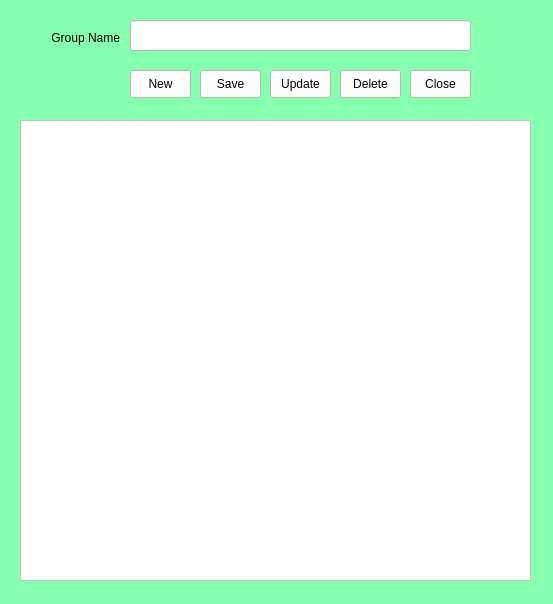
<?xml version="1.0" encoding="UTF-8"?>
<ui version="4.0">
 <class>MainWindow</class>
 <widget class="QMainWindow" name="MainWindow">
  <property name="geometry">
   <rect>
    <x>0</x>
    <y>0</y>
    <width>553</width>
    <height>604</height>
   </rect>
  </property>
  <property name="windowTitle">
   <string>MainWindow</string>
  </property>
  <property name="styleSheet">
   <string notr="true">background-color: rgb(134, 255, 175);</string>
  </property>
  <widget class="QWidget" name="centralwidget">
   <widget class="QLabel" name="label">
    <property name="geometry">
     <rect>
      <x>20</x>
      <y>30</y>
      <width>100</width>
      <height>16</height>
     </rect>
    </property>
    <property name="minimumSize">
     <size>
      <width>100</width>
      <height>0</height>
     </size>
    </property>
    <property name="styleSheet">
     <string notr="true">font: 10pt &quot;MS Shell Dlg 2&quot;;</string>
    </property>
    <property name="text">
     <string>Group Name</string>
    </property>
    <property name="alignment">
     <set>Qt::AlignRight|Qt::AlignTrailing|Qt::AlignVCenter</set>
    </property>
   </widget>
   <widget class="QLineEdit" name="txtGroupname">
    <property name="geometry">
     <rect>
      <x>130</x>
      <y>20</y>
      <width>341</width>
      <height>31</height>
     </rect>
    </property>
    <property name="styleSheet">
     <string notr="true">background-color: rgb(255, 255, 255);</string>
    </property>
   </widget>
   <widget class="QPushButton" name="btnnew">
    <property name="geometry">
     <rect>
      <x>130</x>
      <y>70</y>
      <width>61</width>
      <height>28</height>
     </rect>
    </property>
    <property name="styleSheet">
     <string notr="true">font: 10pt &quot;MS Shell Dlg 2&quot;;
background-color: rgb(255, 255, 255);</string>
    </property>
    <property name="text">
     <string>New</string>
    </property>
   </widget>
   <widget class="QPushButton" name="btnsave">
    <property name="geometry">
     <rect>
      <x>200</x>
      <y>70</y>
      <width>61</width>
      <height>28</height>
     </rect>
    </property>
    <property name="styleSheet">
     <string notr="true">font: 10pt &quot;MS Shell Dlg 2&quot;;
background-color: rgb(255, 255, 255);</string>
    </property>
    <property name="text">
     <string>Save</string>
    </property>
   </widget>
   <widget class="QPushButton" name="btnupdate">
    <property name="geometry">
     <rect>
      <x>270</x>
      <y>70</y>
      <width>61</width>
      <height>28</height>
     </rect>
    </property>
    <property name="styleSheet">
     <string notr="true">font: 10pt &quot;MS Shell Dlg 2&quot;;
background-color: rgb(255, 255, 255);</string>
    </property>
    <property name="text">
     <string>Update</string>
    </property>
   </widget>
   <widget class="QPushButton" name="btndelete">
    <property name="geometry">
     <rect>
      <x>340</x>
      <y>70</y>
      <width>61</width>
      <height>28</height>
     </rect>
    </property>
    <property name="styleSheet">
     <string notr="true">font: 10pt &quot;MS Shell Dlg 2&quot;;
background-color: rgb(255, 255, 255);</string>
    </property>
    <property name="text">
     <string>Delete</string>
    </property>
   </widget>
   <widget class="QPushButton" name="pushButton_5">
    <property name="geometry">
     <rect>
      <x>410</x>
      <y>70</y>
      <width>61</width>
      <height>28</height>
     </rect>
    </property>
    <property name="styleSheet">
     <string notr="true">font: 10pt &quot;MS Shell Dlg 2&quot;;
background-color: rgb(255, 255, 255);</string>
    </property>
    <property name="text">
     <string>Close</string>
    </property>
   </widget>
   <widget class="QTableWidget" name="tableWidget">
    <property name="geometry">
     <rect>
      <x>20</x>
      <y>120</y>
      <width>511</width>
      <height>461</height>
     </rect>
    </property>
    <property name="styleSheet">
     <string notr="true">background-color: rgb(255, 255, 255);</string>
    </property>
   </widget>
  </widget>
 </widget>
 <resources/>
 <connections>
  <connection>
   <sender>pushButton_5</sender>
   <signal>clicked()</signal>
   <receiver>MainWindow</receiver>
   <slot>close()</slot>
   <hints>
    <hint type="sourcelabel">
     <x>458</x>
     <y>87</y>
    </hint>
    <hint type="destinationlabel">
     <x>535</x>
     <y>72</y>
    </hint>
   </hints>
  </connection>
 </connections>
</ui>
